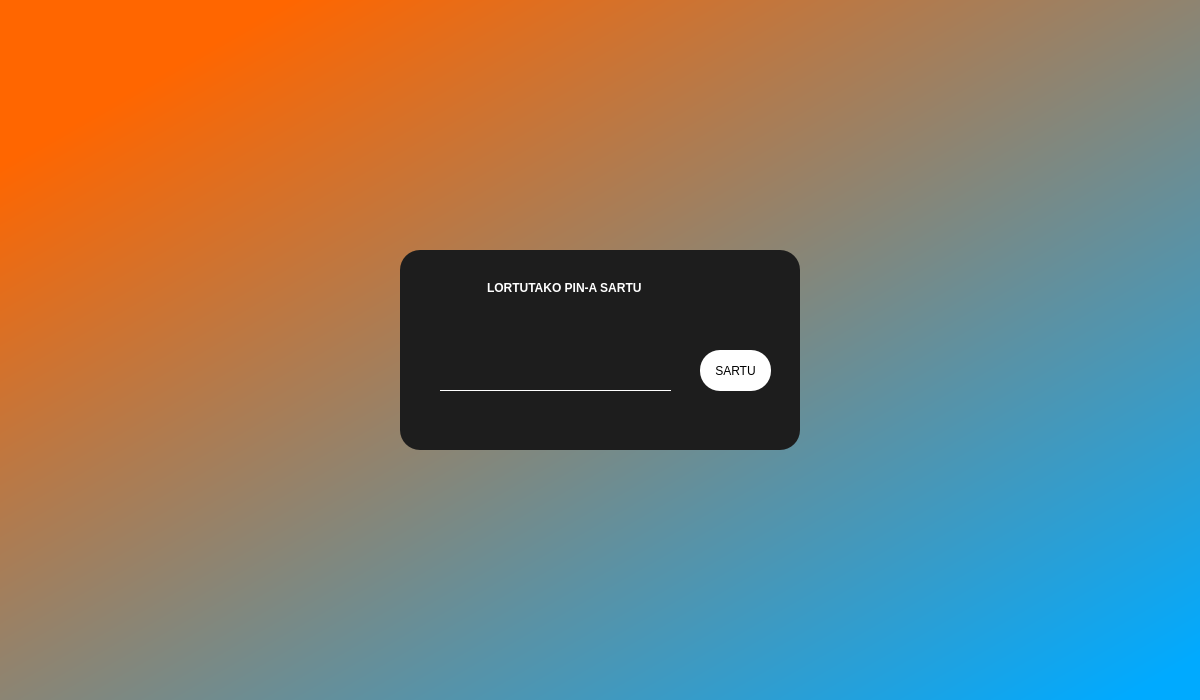
<?xml version="1.0" encoding="UTF-8"?>
<ui version="4.0">
 <class>Dialog</class>
 <widget class="QDialog" name="Dialog">
  <property name="geometry">
   <rect>
    <x>0</x>
    <y>0</y>
    <width>1200</width>
    <height>700</height>
   </rect>
  </property>
  <property name="windowTitle">
   <string>Dialog</string>
  </property>
  <widget class="QWidget" name="pinwidget" native="true">
   <property name="geometry">
    <rect>
     <x>0</x>
     <y>0</y>
     <width>1200</width>
     <height>700</height>
    </rect>
   </property>
   <property name="styleSheet">
    <string notr="true">QWidget#pinwidget{
background-color:qlineargradient(spread:pad, x1:0.123847, y1:0.113, x2:0.966, y2:0.965909, stop:0 rgba(255, 102, 0, 255), stop:1 rgba(0, 170, 255, 255))
}</string>
   </property>
   <widget class="QWidget" name="butonwidget" native="true">
    <property name="geometry">
     <rect>
      <x>400</x>
      <y>250</y>
      <width>400</width>
      <height>200</height>
     </rect>
    </property>
    <property name="styleSheet">
     <string notr="true">QWidget#butonwidget{
background-color:#1d1d1d;
border-radius:20px
}</string>
    </property>
    <widget class="QLabel" name="pinlbl">
     <property name="geometry">
      <rect>
       <x>87</x>
       <y>30</y>
       <width>230</width>
       <height>16</height>
      </rect>
     </property>
     <property name="styleSheet">
      <string notr="true">QLabel#pinlbl{
color:rgb(255, 255, 255);
font: 16pt &quot;Calibri&quot;;
font-weight:bold;
}</string>
     </property>
     <property name="text">
      <string>LORTUTAKO PIN-A SARTU</string>
     </property>
    </widget>
    <widget class="QPushButton" name="pinbtn">
     <property name="geometry">
      <rect>
       <x>300</x>
       <y>100</y>
       <width>71</width>
       <height>41</height>
      </rect>
     </property>
     <property name="styleSheet">
      <string notr="true">QPushButton#pinbtn{
border-radius:20px;
background-color:rgb(255, 255, 255);
font: 14pt &quot;Calibri&quot;;
}

QPushButton#pinbtn:hover{
border-radius:20px;
background-color:rgb(179, 179, 179);
font: 14pt &quot;Calibri&quot;;
font-weight:bold;
}</string>
     </property>
     <property name="text">
      <string>SARTU</string>
     </property>
    </widget>
    <widget class="QLineEdit" name="pintf">
     <property name="geometry">
      <rect>
       <x>40</x>
       <y>100</y>
       <width>231</width>
       <height>41</height>
      </rect>
     </property>
     <property name="styleSheet">
      <string notr="true">QLineEdit#pintf{background:transparent;
border:none;
border-bottom:1px solid white;
color:rgb(255, 255, 255);
font: 14pt &quot;Calibri&quot;;
font-weight:bold;
}</string>
     </property>
     <property name="text">
      <string/>
     </property>
    </widget>
   </widget>
  </widget>
 </widget>
 <resources>
  <include location="source.qrc"/>
 </resources>
 <connections/>
</ui>
